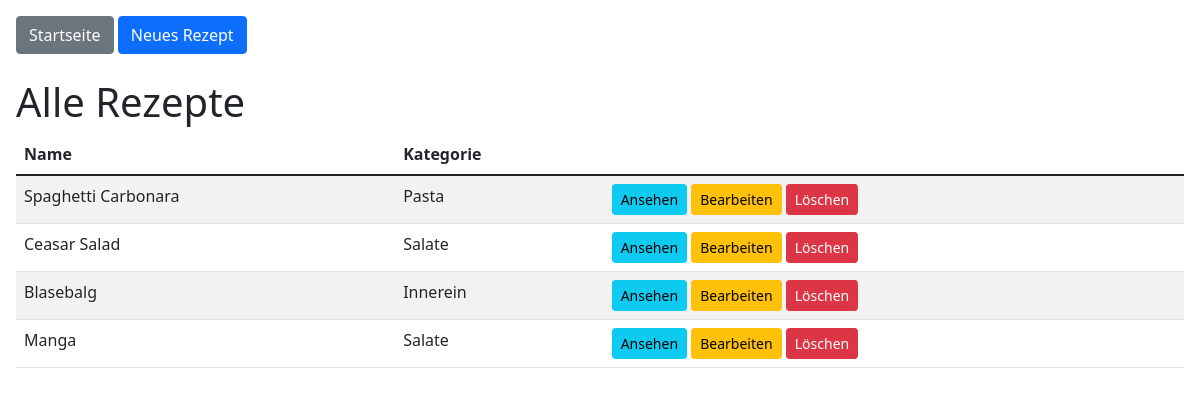
The app's page /, older data.
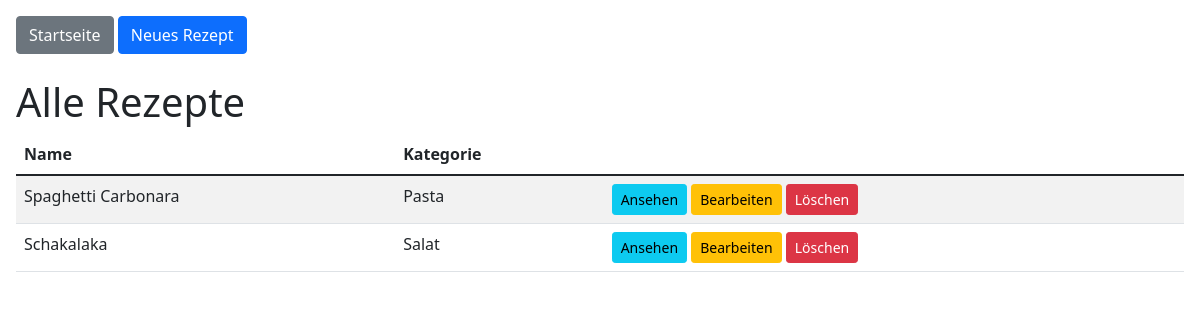
The same page, newer data.
### tables this page shows
CREATE TABLE recipes (
    id INTEGER PRIMARY KEY AUTOINCREMENT,
    name TEXT NOT NULL,
    category TEXT,
    menu_description TEXT,
    preparation_time INTEGER,
    cooking_time INTEGER,
    allergens TEXT,
    instructions TEXT,
    notes TEXT
);

### app.py (the view)
@app.route('/')
def index():
    conn = get_db_connection()
    recipes = conn.execute('SELECT id, name, category FROM recipes').fetchall()
    conn.close()
    return render_template('index.html', recipes=recipes)

### app.py (called while the page is built)
def get_db_connection():
    conn = sqlite3.connect('database.db')
    conn.row_factory = sqlite3.Row
    return conn

### templates/index.html
{% extends "layout.html" %}
{% block content %}
<h1>Alle Rezepte</h1>
<table class="table table-striped">
    <thead>
        <tr>
            <th>Name</th>
            <th>Kategorie</th>
            <th></th>
        </tr>
    </thead>
    <tbody>
    {% for recipe in recipes %}
        <tr>
            <td>{{ recipe.name }}</td>
            <td>{{ recipe.category }}</td>
            <td>
                <a href="{{ url_for('show_recipe', recipe_id=recipe.id) }}" class="btn btn-sm btn-info">Ansehen</a>
                <a href="{{ url_for('edit_recipe', recipe_id=recipe.id) }}" class="btn btn-sm btn-warning">Bearbeiten</a>
                <form action="{{ url_for('delete_recipe', recipe_id=recipe.id) }}" method="post" style="display: inline;">
                    <button type="submit" class="btn btn-sm btn-danger" onclick="return confirm('Rezept wirklich löschen?');">Löschen</button>
                </form>
            </td>
        </tr>
    {% endfor %}
    </tbody>
</table>
{% endblock %}

### templates/layout.html (shortened to what this page needs)
<!DOCTYPE html>
<html lang="de">
<head>
    <link rel="stylesheet" href="https://cdn.jsdelivr.net/npm/bootstrap@5.1.3/dist/css/bootstrap.min.css" />
    <link rel="stylesheet" href="https://code.jquery.com/ui/1.13.2/themes/base/jquery-ui.css">
    <link rel="stylesheet" href="https://cdn.jsdelivr.net/npm/bootstrap-icons@1.11.3/font/bootstrap-icons.min.css">
</head>
<body class="p-3">
    <nav class="mb-4">
        <a href="{{ url_for('index') }}" class="btn btn-secondary">Startseite</a>
        <a href="{{ url_for('new_recipe') }}" class="btn btn-primary">Neues Rezept</a>
    </nav>
    {% block content %}{% endblock %}
</body>
</html>

Row changes from the older to the newer data that the page shows:
removed recipes: name "Blasebalg", category "Innerein"
removed recipes: name "Manga", category "Salate"
changed recipes: name "Ceasar Salad" → "Schakalaka"; category "Salate" → "Salat"
